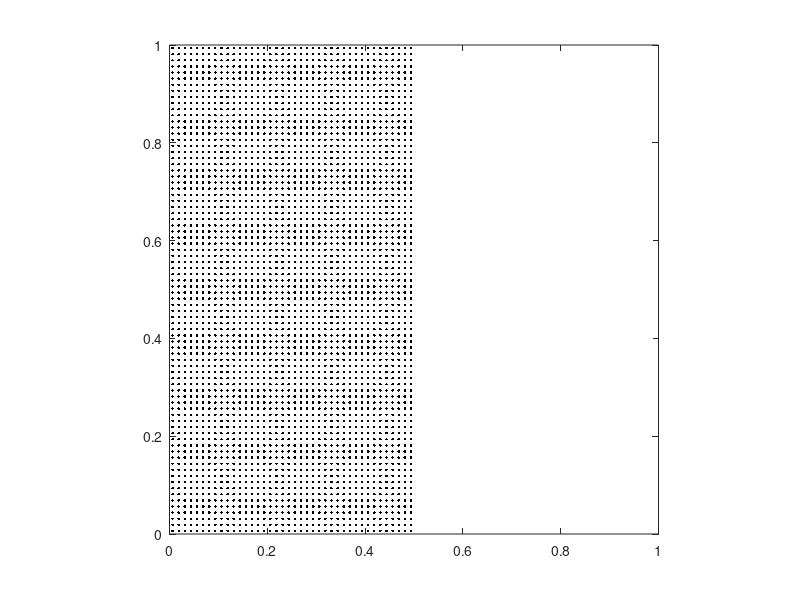

Write the MATLAB code that produced this figure.
#!/usr/bin/env octave

p.rho = 1500;
p.E = 1e6;
p.nu = 0.3;
p.g = -0.8;
% p.Np = 4 * 2.5;
p.Np = 40;
p.N = 41;
p.rhop = 3;
p.tol = 1e-12;
p.T = 2;

% make an NxN computational grid
N = p.N;
Np = p.Np;
x = linspace(0,1,N);
y = linspace(0,1,N);
h = x(2)-x(1);
dt = 0.4*h*sqrt(p.rho/p.E);
T = p.T;
E = p.E;
nu = p.nu;
tol = p.tol;

Nn = N*N;

% set up material points
%bar_w = 1.0; Nbx = Np; %
bar_w = 0.5; Nbx = Np; %
% Nbx = ceil(p.rhop*bar_w/h);
bar_h = 1.0; Nby = (bar_h/bar_w)*Nbx;
%bar_h = 0.5; Nby = (bar_h/bar_w)*Nbx;

bxtmp = linspace(0, bar_w, Nbx+1);
% bar_x = (0.5 - bar_w/2) + bxtmp(1:end-1) + bxtmp(2)/2;
bar_x = 0.0 + bxtmp(1:end-1) + bxtmp(2)/2;
bytmp = linspace(0, bar_h, Nby+1);
bar_y = 0.0 + bytmp(1:end-1) + bytmp(2)/2;

% initialize position
Np = Nbx*Nby;
%xjitter = normrnd(0, 0.001, Nbx, Nby);
%yjitter = normrnd(0, 0.001, Nbx, Nby);
xjitter = zeros(Nby, Nbx);
yjitter = zeros(Nby, Nbx);
[xp, yp] = meshgrid(bar_x, bar_y);
xp = xp + xjitter;
yp = yp + yjitter;
%r = 0.1;
%rs = linspace(0, r,Nbx);
%ts = linspace(0, 2*pi, Nby+1);
%ts(end) = [];
%xp = 0.5 + rs'*cos(ts);
%yp = 0.5 + rs'*sin(ts);
%[X, Y] = meshgrid(x, y);

% initialize volume
vp = (bar_w/Nbx)*(bar_h/Nby)*ones(size(xp));
% vp = (pi*r^2/Np)*ones(size(xp));

% initialize mass
mp = p.rho*vp;

% initialize velocity
xp_t = 0*ones(size(xp));
yp_t = -0.0*ones(size(yp));

% initialize stress
sxxp = -900*ones(size(xp));
%sxyp = -p.rho * p.g * (xp - (bar_w / 2));
syyp = -900*ones(size(yp));
%sxxp = -p.rho * p.g * (yp - bar_h);
sxyp = 0*ones(size(yp));
%syyp = -p.rho * p.g * (yp - bar_h);

% initialize strain
exxp = zeros(size(xp));
exyp = zeros(size(yp));
eyyp = zeros(size(yp));

% initialize body forces
bxp = zeros(size(xp));
byp = p.g*ones(size(yp));

% plot material points
plot(xp, yp, '.k'); axis equal;
xlim([min(x), max(x)]);
ylim([min(y), max(y)]);

% dump starting config to text file
fp = fopen('generated_particles.txt', 'w');
fprintf(fp, '%d\n', numel(mp));
for i=1:numel(mp)
    fprintf(fp, '%f %f %f %f %f %f %f %f %f\n', mp(i), vp(i),
        xp(i), yp(i), xp_t(i), yp_t(i),
        sxxp(i), sxyp(i), syyp(i));
end
fclose(fp);

% grid file
fp = fopen('generated_grid.txt', 'w');
fprintf(fp, '%d\n', N);
fprintf(fp, '1\n');
fclose(fp);

% bc file
fp = fopen('bc.cfg', 'w');
fprintf(fp, 'dirichlet-bcs = {\n');
fprintf(fp, '};\n');
fprintf(fp, 'periodic-bcs = {\n');
fprintf(fp, '};\n');
